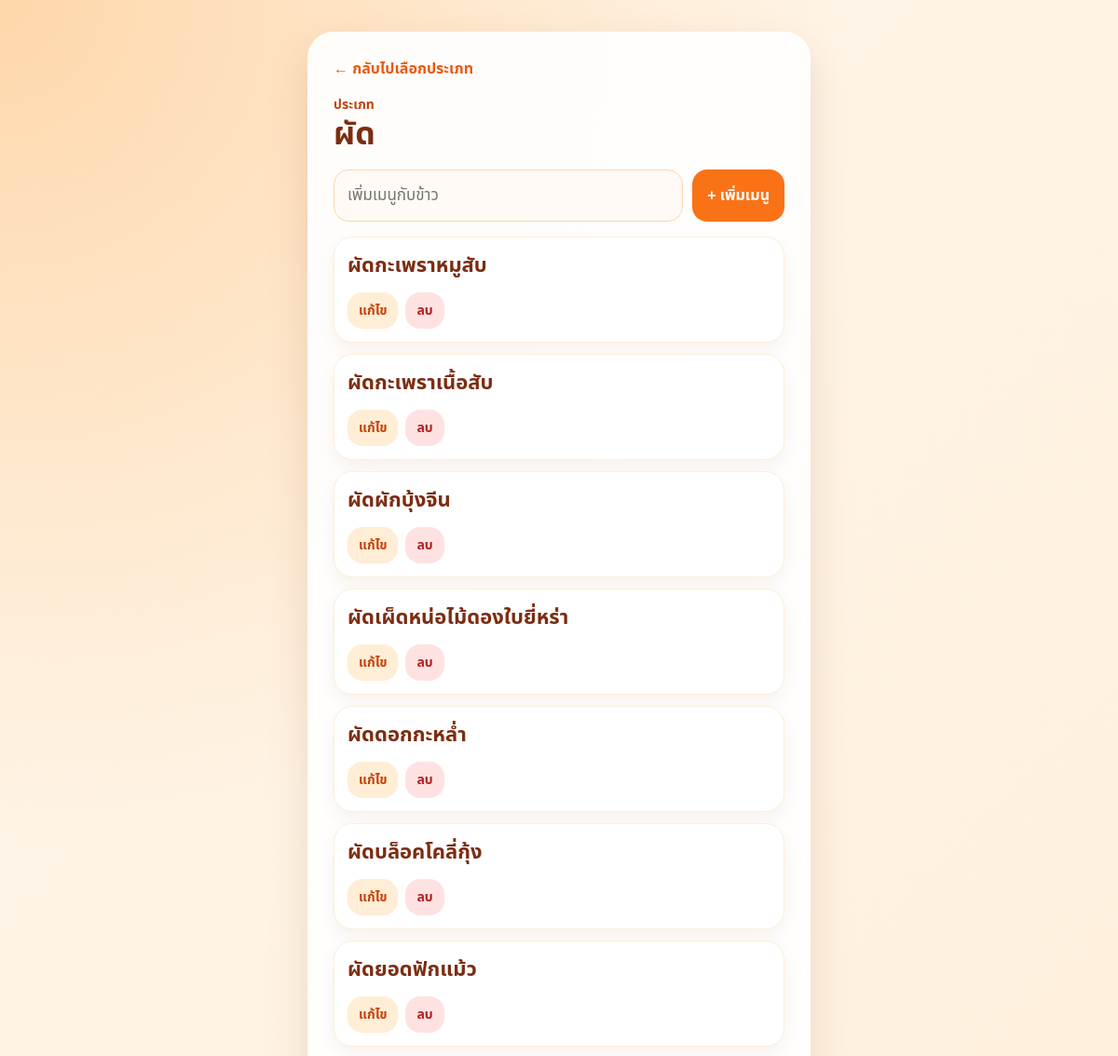
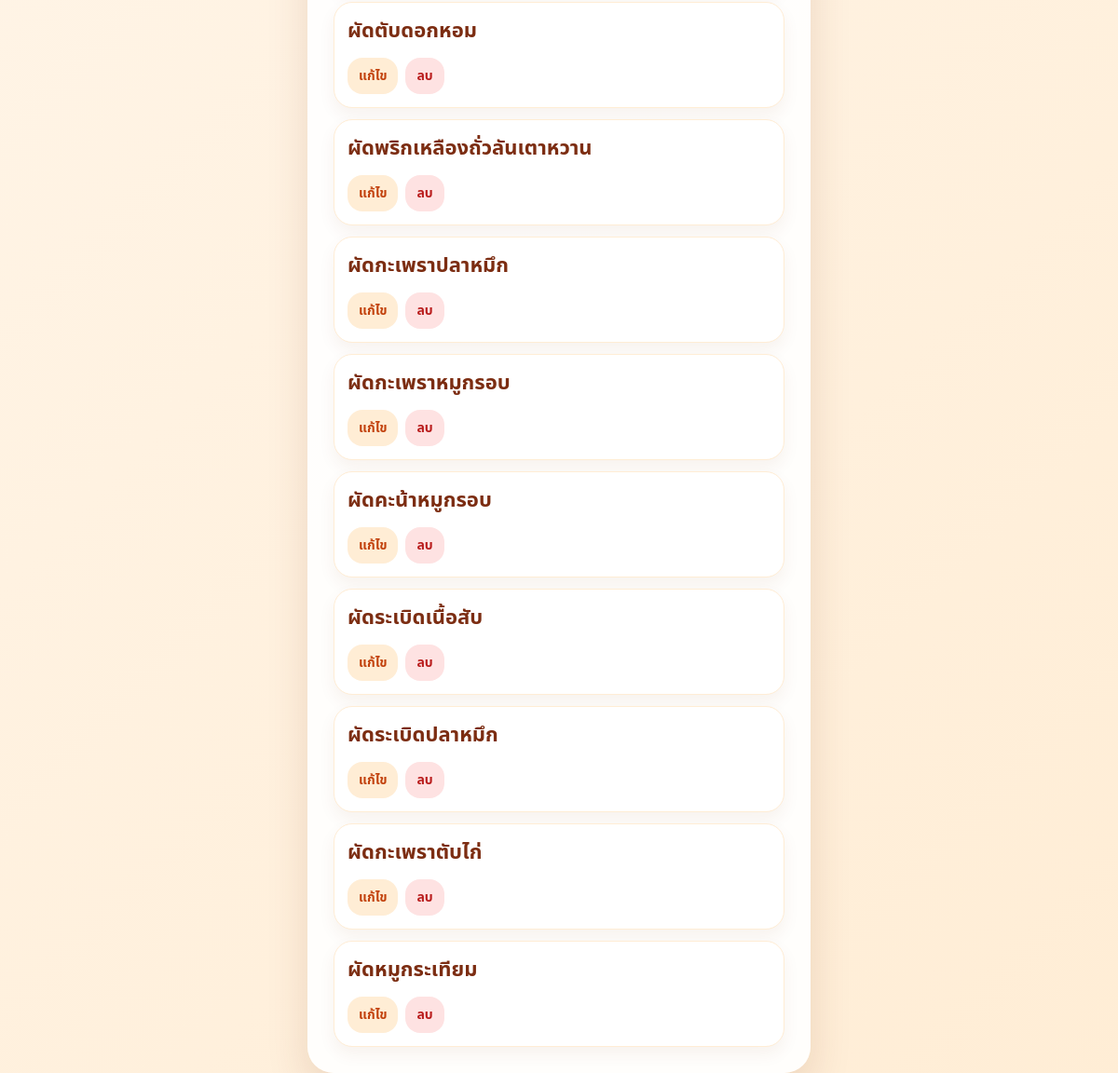
Page /category/2 on the committed database (2 pictures, top to bottom).
### tables this page shows
CREATE TABLE categories (
            id INTEGER PRIMARY KEY AUTOINCREMENT,
            name TEXT NOT NULL UNIQUE
        );

CREATE TABLE foods (
            id INTEGER PRIMARY KEY AUTOINCREMENT,
            category_id INTEGER NOT NULL,
            name TEXT NOT NULL,
            FOREIGN KEY (category_id) REFERENCES categories (id) ON DELETE CASCADE
        );

### app.py (the view)
@app.route("/category/<int:category_id>")
def category(category_id):
    db = get_db()
    category = db.execute(
        "SELECT * FROM categories WHERE id = ?",
        (category_id,)
    ).fetchone()
    if category is None:
        return "ไม่พบประเภทเมนูนี้", 404
    foods = db.execute(
        "SELECT * FROM foods WHERE category_id = ? ORDER BY id",
        (category_id,)
    ).fetchall()
    return render_template("category.html", category=category, foods=foods)

### app.py (called while the page is built)
def get_db():
    if "db" not in g:
        db_dir = os.path.dirname(DB_PATH)
        if db_dir:
            os.makedirs(db_dir, exist_ok=True)
        g.db = sqlite3.connect(DB_PATH)
        g.db.row_factory = sqlite3.Row
    return g.db

### templates/category.html (shortened to what this page needs)
{% extends "base.html" %}
{% block content %}
<section class="card">
    <a class="back" href="{{ url_for('index') }}">← กลับไปเลือกประเภท</a>
    <div class="header">
        <div>
            <p class="eyebrow">ประเภท</p>
            <h1>{{ category.name }}</h1>
        </div>
    </div>
    <form class="add-form" action="{{ url_for('add_food', category_id=category.id) }}" method="post">
        <input type="text" name="name" placeholder="เพิ่มเมนูกับข้าว" required>
        <button type="submit">+ เพิ่มเมนู</button>
    </form>
    <div class="list">
        {% for food in foods %}
            <div class="row">
                <div class="food-name">
                    {{ food.name }}
                </div>
                <div class="actions">
                    <button class="small-btn edit" type="button" onclick="toggleEdit('edit-food-{{ food.id }}')">
                        แก้ไข
                    </button>
                    <form action="{{ url_for('delete_food', category_id=category.id, food_id=food.id) }}" method="post" onsubmit="return confirm('ลบเมนูนี้ใช่ไหม?')">
                        <button class="small-btn delete" type="submit">ลบ</button>
                    </form>
                </div>
            </div>
        {% else %}
            <div class="empty">
                ยังไม่มีเมนูในประเภทนี้
            </div>
        {% endfor %}
    </div>
</section>
{% endblock %}

### static/style.css (style rules this page uses)
* { box-sizing: border-box; }
body { margin: 0; font-family: "Noto Sans Thai", sans-serif; background: radial-gradient(circle at top left, #fed7aa, transparent 35%), linear-gradient(135deg, #fff7ed, #ffedd5); min-height: 100vh; color: #2b1d12; }
.card { width: 100%; max-width: 540px; margin: 0 auto; background: rgba(255, 255, 255, 0.92); border-radius: 28px; padding: 22px; box-shadow: 0 20px 45px rgba(120, 53, 15, 0.14); }
.header { display: flex; justify-content: space-between; align-items: end; gap: 12px; margin-bottom: 18px; }
.eyebrow { margin: 0; color: #c2410c; font-weight: 800; font-size: 14px; }
h1 { margin: 2px 0 0; font-size: 34px; color: #7c2d12; line-height: 1.15; }
.back { display: inline-block; margin-bottom: 16px; color: #ea580c; text-decoration: none; font-weight: 800; }
.add-form, .edit-form { display: grid; grid-template-columns: 1fr; gap: 10px; margin-bottom: 16px; }
input { width: 100%; border: 1px solid #fed7aa; border-radius: 16px; padding: 14px; font-size: 17px; font-family: inherit; outline: none; background: #fffaf5; }
button { border: none; border-radius: 16px; padding: 13px 16px; font-family: inherit; font-size: 16px; font-weight: 800; cursor: pointer; }
.add-form button, .edit-form button { background: #f97316; color: white; }
.list { display: grid; gap: 12px; }
.row { background: #fff; border: 1px solid #ffedd5; border-radius: 20px; padding: 14px; box-shadow: 0 8px 18px rgba(120, 53, 15, 0.06); }
.food-name { font-size: 22px; font-weight: 800; color: #7c2d12; margin-bottom: 10px; }
.actions { display: flex; gap: 8px; margin-top: 12px; }
.actions form { margin: 0; }
.small-btn { padding: 9px 12px; font-size: 14px; }
.small-btn.edit { background: #ffedd5; color: #c2410c; }
.small-btn.delete { background: #fee2e2; color: #b91c1c; }
@media (min-width: 560px) { .card { padding: 28px; } }
@media (min-width: 560px) { .add-form, .edit-form { grid-template-columns: 1fr auto; } }

### rows in the picture
categories: name "ผัด"
foods: name "ผัดกะเพราหมูสับ"
foods: name "ผัดกะเพราเนื้อสับ"
foods: name "ผัดผักบุ้งจีน"
foods: name "ผัดเผ็ดหน่อไม้ดองใบยี่หร่า"
foods: name "ผัดดอกกะหล่ำ"
foods: name "ผัดบล็อคโคลี่กุ้ง"
foods: name "ผัดยอดฟักแม้ว"
foods: name "ผัดตับดอกหอม"
foods: name "ผัดพริกเหลืองถั่วลันเตาหวาน"
foods: name "ผัดกะเพราปลาหมึก"
foods: name "ผัดกะเพราหมูกรอบ"
foods: name "ผัดคะน้าหมูกรอบ"
foods: name "ผัดระเบิดเนื้อสับ"
foods: name "ผัดระเบิดปลาหมึก"
foods: name "ผัดกะเพราตับไก่"
foods: name "ผัดหมูกระเทียม"
